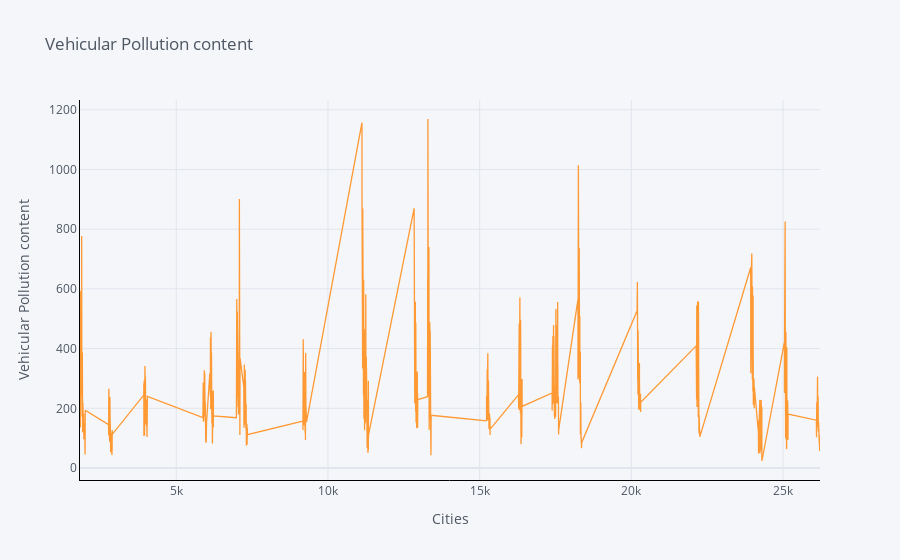
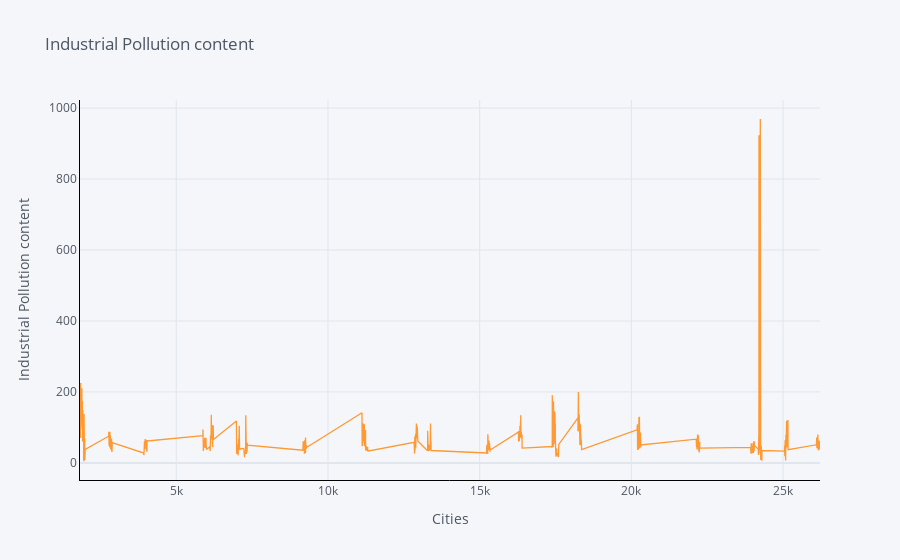

Notebook source saved alongside these figures, in order:
### Code cell
def ploting(var):
    df[var].iplot(title=var,xTitle='Cities',yTitle=var, linecolor='black', )
    plt.show()
ploting('Vehicular Pollution content')
ploting('Industrial Pollution content')

### Figure 1 — Plotly figure (JSON) as saved in the notebook; plotly's stock layout.template omitted (floating-point values rounded to 4 significant figures; data arrays with more than 128 entries replaced by an {"elided": "..."} marker saying what was removed)
{"data": [{"line": {"color": "rgba(255, 153, 51, 1.0)", "dash": "solid", "shape": "linear", "width": 1.3}, "mode": "lines", "name": "Vehicular Pollution content", "text": "", "type": "scatter", "x": {"elided": "2795 int values"}, "y": {"elided": "2795 float values"}}], "layout": {"legend": {"bgcolor": "#F5F6F9", "font": {"color": "#4D5663"}}, "paper_bgcolor": "#F5F6F9", "plot_bgcolor": "#F5F6F9", "title": {"font": {"color": "#4D5663"}, "text": "Vehicular Pollution content"}, "xaxis": {"gridcolor": "#E1E5ED", "linecolor": "black", "showgrid": true, "tickfont": {"color": "#4D5663"}, "title": {"font": {"color": "#4D5663"}, "text": "Cities"}, "zerolinecolor": "#E1E5ED"}, "yaxis": {"gridcolor": "#E1E5ED", "linecolor": "black", "showgrid": true, "tickfont": {"color": "#4D5663"}, "title": {"font": {"color": "#4D5663"}, "text": "Vehicular Pollution content"}, "zerolinecolor": "#E1E5ED"}}}

### Figure 2 — Plotly figure (JSON) as saved in the notebook; plotly's stock layout.template omitted (floating-point values rounded to 4 significant figures; data arrays with more than 128 entries replaced by an {"elided": "..."} marker saying what was removed)
{"data": [{"line": {"color": "rgba(255, 153, 51, 1.0)", "dash": "solid", "shape": "linear", "width": 1.3}, "mode": "lines", "name": "Industrial Pollution content", "text": "", "type": "scatter", "x": {"elided": "2795 int values"}, "y": {"elided": "2795 float values"}}], "layout": {"legend": {"bgcolor": "#F5F6F9", "font": {"color": "#4D5663"}}, "paper_bgcolor": "#F5F6F9", "plot_bgcolor": "#F5F6F9", "title": {"font": {"color": "#4D5663"}, "text": "Industrial Pollution content"}, "xaxis": {"gridcolor": "#E1E5ED", "linecolor": "black", "showgrid": true, "tickfont": {"color": "#4D5663"}, "title": {"font": {"color": "#4D5663"}, "text": "Cities"}, "zerolinecolor": "#E1E5ED"}, "yaxis": {"gridcolor": "#E1E5ED", "linecolor": "black", "showgrid": true, "tickfont": {"color": "#4D5663"}, "title": {"font": {"color": "#4D5663"}, "text": "Industrial Pollution content"}, "zerolinecolor": "#E1E5ED"}}}
